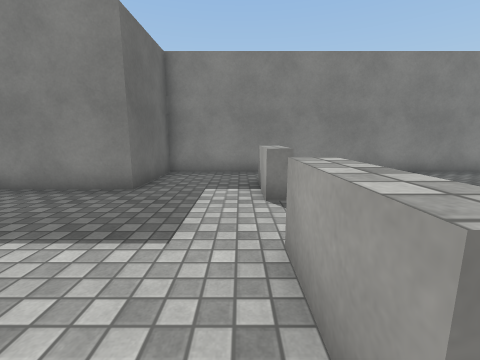
[1] (above)

20 first-person views from a walk through a scene from a Unity 3-D project. The camera is 1.2 m above the floor, tilts 10° down and sees 90° across. The floor is counted in squares, 1 m on a side. Each view is taken from the middle of a square. On the plan, view 1 faces up. The plan holds only what a view shows up to about 12 squares ahead; the rest is blank. The player character is not drawn. Surface patterns are stand-ins for the level's own textures.

[2]
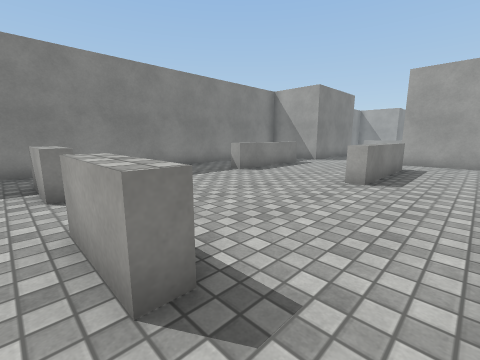

[3]
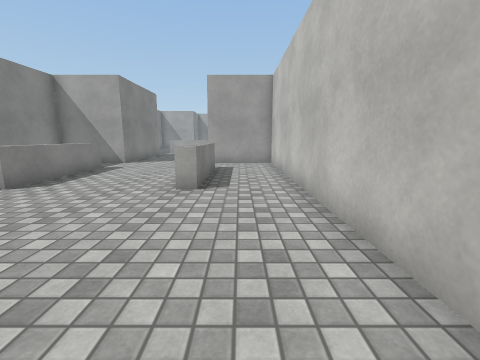

[4]
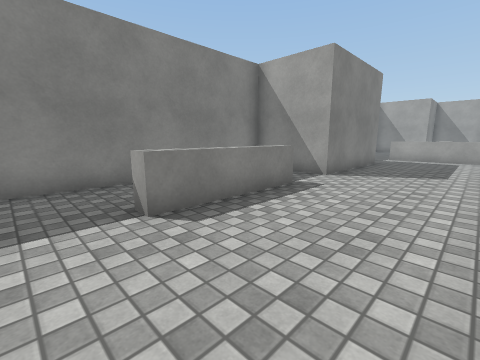

[5]
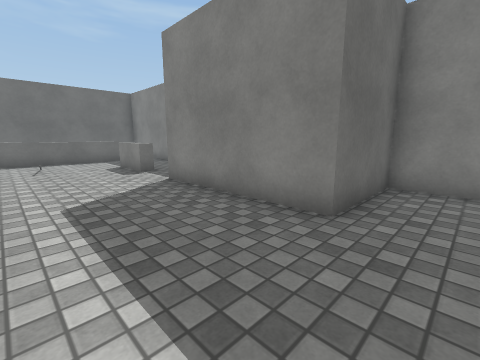

[6]
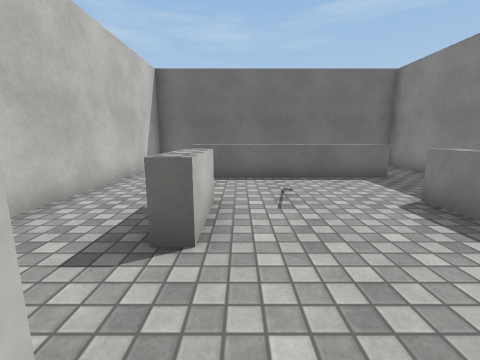

[7]
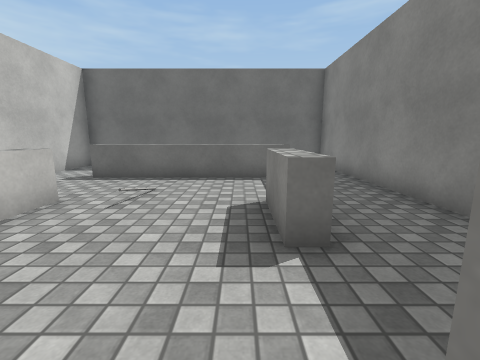

[8]
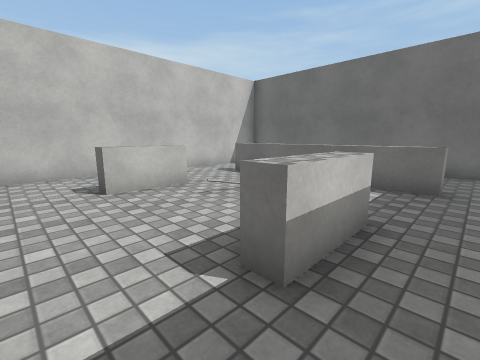

[9]
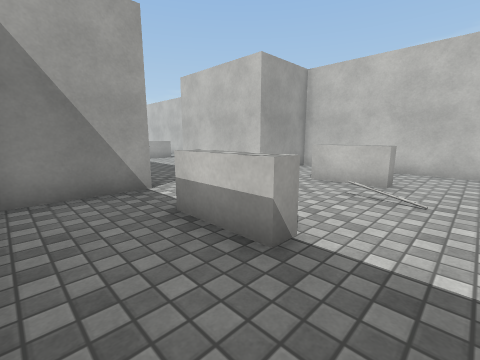

[10]
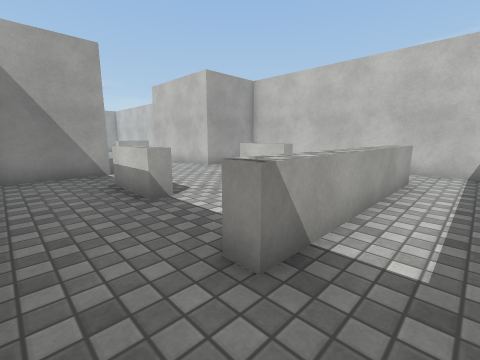

[11]
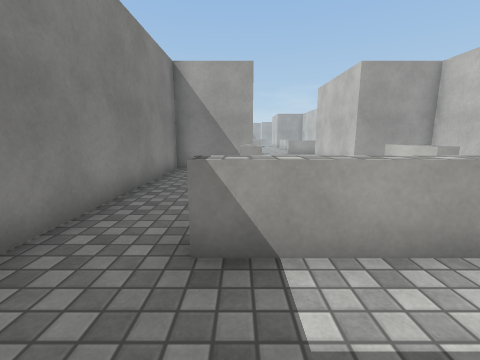

[12]
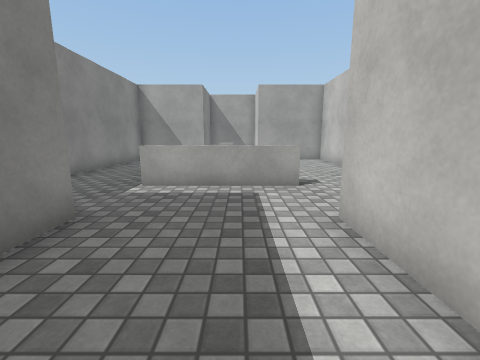

[13]
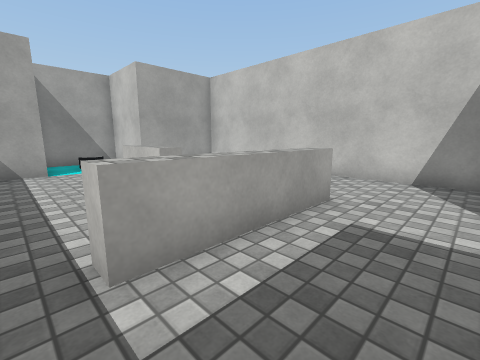

[14]
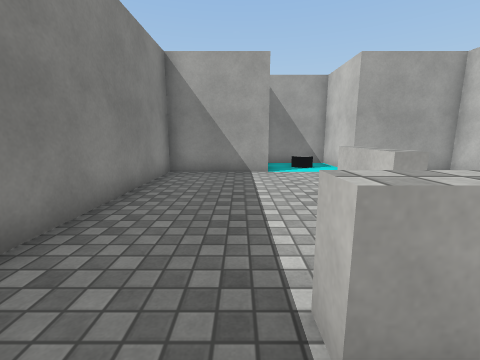

[15]
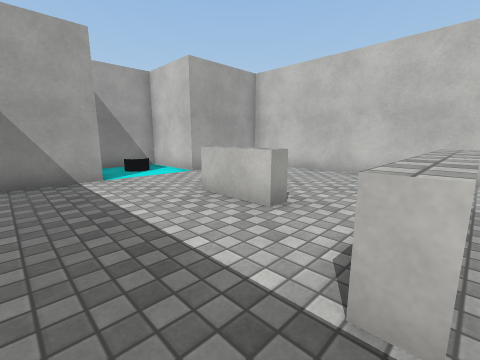

[16]
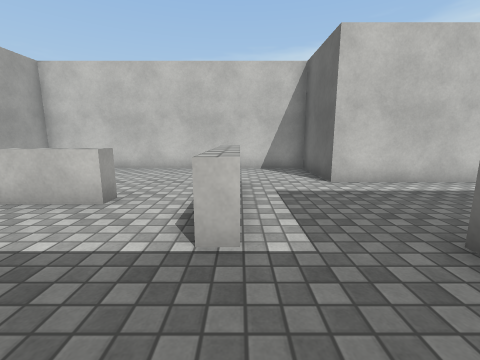

[17]
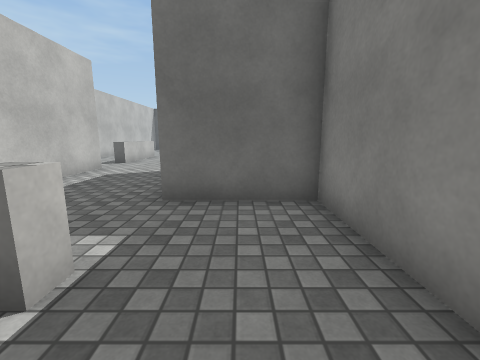

[18]
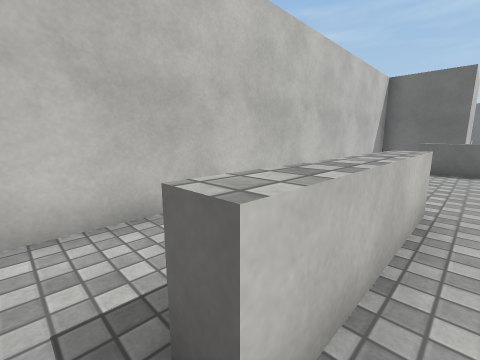

[19]
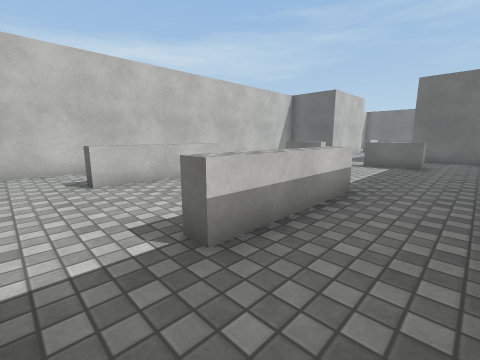

[20]
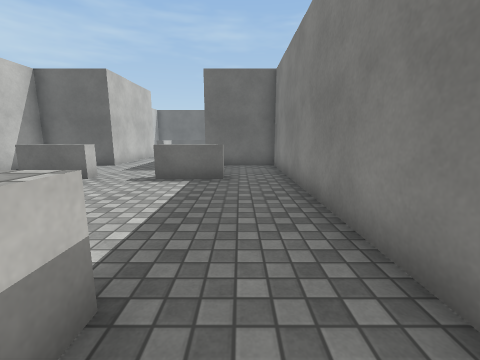

### Floor plan
Key: @ floor where view 1 was taken; # wall or solid block; . floor; / step, stairs or slope; ^ raised ledge.
Columns run from 18 left of view 1 to 31 right of it. Each row starts with its distance up from view 1.
  9 ############   #################   ############
  8 #..........#   #...............#   #..........#
  7 #..........#   #...............#   #..........#
  6 #...^..^^..#####...^.....^^^^..#####..........#
  5 # ..^..............^..................^.......#  #
  4 # ..^.................................^..^^......#
  3 # ..^.//..............................^..........#
  2 # ..^..............^..................^...   .####
  1 # ..^..^^..#####...^.....^^^^..#####.......   #
  0 # .........#   #  @............#   #........  #
 -1 #..........#   #  .............#   #......... #
 -2 ############   #################   ############

Positions as (right, up) in squares from view 1, and headings:
1: (0, 0), facing up
2: (0, -1), facing up-right
3: (1, 0), facing right
4: (5, 2), facing up-right
5: (-1, 2), facing up-left
6: (-7, 2), facing left
7: (-7, 5), facing left
8: (-8, 7), facing down-left
9: (-13, 8), facing down-right
10: (-16, 8), facing down-right
11: (-17, 6), facing right
12: (14, 3), facing right
13: (18, 6), facing down-right
14: (19, 6), facing right
15: (20, 7), facing down-right
16: (20, 8), facing down
17: (22, 7), facing left
18: (11, 2), facing down-left
19: (12, 8), facing down-left
20: (8, 7), facing left
